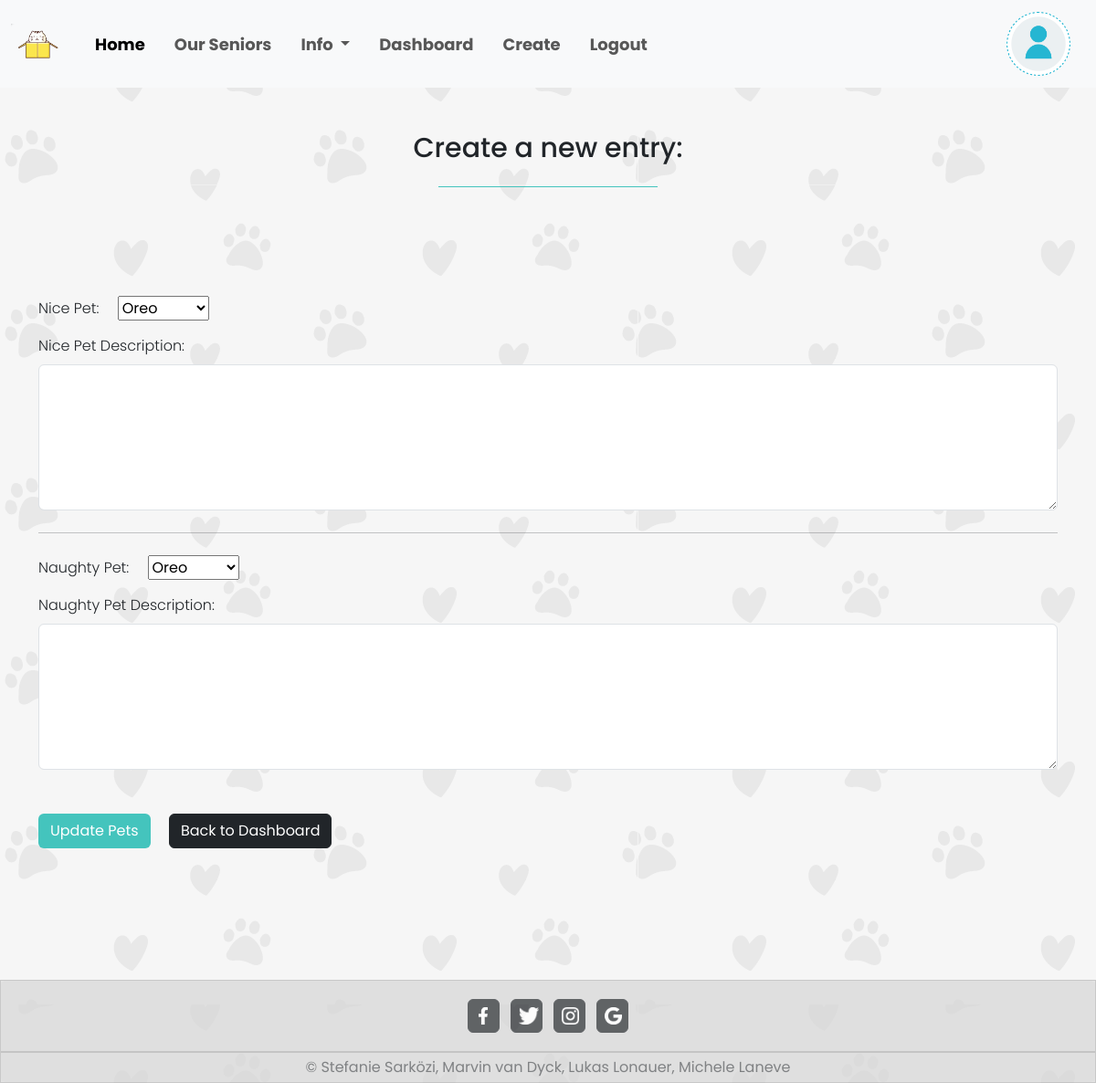
The app's page /php/create_potw.php (signed in) with its own data.
### tables this page shows
CREATE TABLE `users` (
  `id` int(11) NOT NULL,
  `first_name` varchar(40) NOT NULL,
  `last_name` varchar(40) NOT NULL,
  `password` varchar(255) NOT NULL,
  `address` varchar(80) NOT NULL,
  `phone` int(15) NOT NULL,
  `email` varchar(50) NOT NULL,
  `picture` varchar(100) DEFAULT NULL,
  `status` varchar(10) NOT NULL DEFAULT 'user'
);

CREATE TABLE `animals` (
  `id` int(11) NOT NULL,
  `name` varchar(30) NOT NULL,
  `picture` varchar(100) DEFAULT NULL,
  `address` varchar(60) NOT NULL,
  `description` varchar(10000) NOT NULL,
  `size` varchar(20) NOT NULL,
  `age` varchar(30) NOT NULL,
  `vaccinated` varchar(3) NOT NULL,
  `breed` varchar(30) NOT NULL,
  `status` tinyint(1) NOT NULL,
  `agency_id_fk` int(11) NOT NULL
);

### php/create_potw.php (the view, shortened to what this page needs)
<?php
    require_once "footer.php";
    require_once "navbar.php";
    require_once "db_connect.php";
    $sqlAnimals = "SELECT * FROM animals";
    $resultAnimals = mysqli_query($connect, $sqlAnimals);
    $nicePetOptions = "";
    $naughtyPetOptions = "";
    if(mysqli_num_rows($resultAnimals) > 0){
        while($row = mysqli_fetch_assoc($resultAnimals)){
            $nicePetOptions .= "<option value='{$row["id"]}' selected>{$row["name"]}</option>";
            $naughtyPetOptions .= "<option value='{$row["id"]}' selected>{$row["name"]}</option>";
        }
    }else {
        $layout .= "No Results";
    }
?>
<!DOCTYPE html>
<html lang="en">
<head>
    <link href="https://cdn.jsdelivr.net/npm/bootstrap@5.3.0/dist/css/bootstrap.min.css" rel="stylesheet">
</head>
<body>
    <?=$nav ?>
    <div class="text-center mt-5 mb-5">
        <h2 class="text-center " id="welcome">Create a new entry:</h2>
        <hr class="MLLine" style="width:20vw;">
    </div>
    <div class="container mb-5 mt-5">
        <form method="POST">
            <label class="nicePet">Nice Pet:</label>
            <select id="nicePet" name ="nicePet">
              <?= $nicePetOptions ?>
            </select>
            <div class="mb-4">
                <label for="nicePetDescription" class="form-label mt-3">Nice Pet Description:</label>
                <textarea type="text" style="height: 20vh;" class="form-control"  id="nicePetDescription"  aria-describedby="nicePetDescription"  name="nicePetDescription"></textarea>
            </div>
            <hr class= "my-4">
            <label class="naugthyPet">Naughty Pet:</label>
            <select id="naughtyPet" name ="naughtyPet">
              <?= $naughtyPetOptions ?>
            </select>
            <div class="mb-4">
                <label for="naughtyPetDescription" class="form-label mt-3">Naughty Pet Description:</label>
                <textarea type="text" style="height: 20vh;" class="form-control"  id="naughtyPetDescription"  aria-describedby="naughtyPetDescription"  name="naughtyPetDescription"></textarea>
            </div>
            <button name="create" type="submit" class="btn text-white mb-5 mt-4 me-3" id="upBtn">Update Pets</button>
            <a href="dashboard.php" class="btn btn-dark mb-5 mt-4">Back to Dashboard</a>
        </form>
    </div>
    <?=$footer ?>
</body>
</html>

### php/navbar.php (shortened to what this page needs)
<?php
    require_once "db_connect.php";
    $dashboard="";
    $log="
        <li class='nav-item'>
            <a class='nav-link' href='logout.php?logout'>Logout</a >
        </li>";
    if(!isset($_SESSION["user"]) && !isset($_SESSION["adm"])&& !isset($_SESSION["shelter"])){
        $userAcc = "
        <a class='navbar-brand' href='login.php'>
        <span class='text-black-50 fs-6'>Login</span>
        </a>";
        $log="";
    }
    else{
        if(isset($_SESSION["adm"])){
            $sqlNav = "SELECT * FROM users WHERE id = {$_SESSION["adm"]}";
            $dashboard="
                <li class='nav-item me-3'>
                    <a class='nav-link' aria-current='page' href='dashboard.php'>Dashboard</a>
                </li>
                <li class='nav-item me-3'>
                    <a class='nav-link' aria-current='page' href='create.php'>Create</a>
                </li>";
        }
        $resultNav = mysqli_query($connect, $sqlNav);
        $rowNav = mysqli_fetch_assoc($resultNav);
        $userAcc = "
        <a class='navbar-brand' href='update.php?id={$rowNav["id"]}'>
            <img src='../images/{$rowNav["picture"]}' class='object-fit-contain' alt='user pic' width='70' height='70'>
        </a>";
    }
    $nav="
    <nav class='navbar navbar-expand-lg bg-body-tertiary' >
    <div class='container-fluid'>
        <a class='navbar-brand' href='home.php'>
            <img src='../images/logo.png' alt='logo' style='width: 5vw;'>
        </a>
        <ul class='navbar-nav me-auto mb-2 mb-lg-0 navText' >
            <li class='nav-item ms-2 me-3'>
                <a class='nav-link active' aria-current='page' href='home.php'>Home</a>
            </li>
            <!-- <li class='nav-item'>
                <a class='nav-link' href='home.php'>Pets</a>
            </li>-->
            <li class='nav-item  me-3'>
                <a class='nav-link' href='senior.php'>Our Seniors</a>
            </li>
            <li class='nav-item dropdown me-3'>
                <a class='nav-link dropdown-toggle' href='#' role='button' data-bs-toggle='dropdown' aria-expanded='false'>
                    Info
                </a>
                <ul class='dropdown-menu'>
                    <li><a class='dropdown-item' href='resourceLibrary.php'>Resource Library</a></li>
                    <li><a class='dropdown-item' href='faq.php'>FAQ</a></li>
                    <li><a class='dropdown-item' href='about.php'>About us</a></li>
                </ul>
            </li>
            {$dashboard}
            {$log}
        </ul>
        {$userAcc}
    </div>
    </nav>"
?>

### css/update.css (style rules this page uses)
#upBtn { background-color: #44c4bd; }
label { font-weight:300; font-size: medium; }
.nicePet { margin-right: 1rem; }
.naugthyPet { margin-right: 1rem; }

### css/home.css (style rules this page uses)
* { font-family: 'Poppins', sans-serif; }
body { min-height: 100vh; background-image:url(../images/bg.png); background-size:auto; }
.navbar { font-size: 1.5vw; }
.navText { font-weight: 700; font-style: normal; }
#welcome { font-family: "Poppins", sans-serif; font-weight: 500; font-style: normal; font-size: 2.5vw; }
.MLLine { display: inline-flex; justify-self: center; align-self: center; color: #44c4bd; opacity: 100%; }
#upBtn { background-color: #44c4bd; }
body { display: flex; flex-direction: column; min-height: 100vh; margin: 0; }

### records on screen
users: picture (placeholder picture)
animals: nicePet "Oreo", naughtyPet "Oreo"
